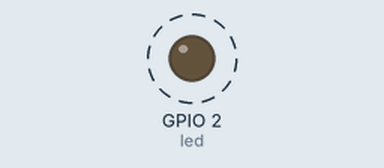
Simulated run of this program. Board: ESP8266 board running MicroPython. On the bench: output pins drawn as LEDs (lit = HIGH, except the on-board LED, lit = LOW). Dashed ring = blinking.

Above: at 0.5 s.
Timing chart, 0 to 4.6 s (numbered marks = the images above):
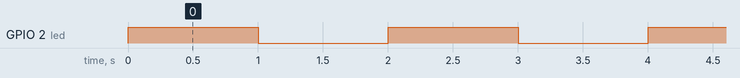

The program:

GPIO.py
```python
# import Libraries
from machine import Pin
import time
from time import sleep

# Setup LED is OUTPUT, default = LOW
led = Pin(2, Pin.OUT)

# Super Loop - Blink LED
while True:
    led.value(1)
    sleep(1)
    led.value(0)
    sleep(1)
```

Measured:
- by itself, GPIO 2 (led): alternates HIGH for 1.0 s and LOW for 1.0 s
